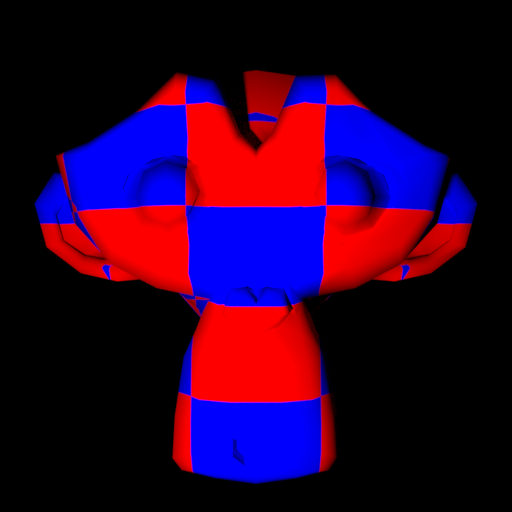
#> input picture lab1/photometric/photometrics_images/MonkeyColor/Monkey_-0.2_-0.2.png, 512 x 512 px, given as the content of the folder nment_repo/lab1/photometric/photometrics_images/SphereColor/, which was not available
$ python reconstructing_helper_file.py
#> lines starting #> are read from the running program, lines starting #| are printed output that depends on the picture; pictures that were not available may be replaced by others from this repository, and a replacement may not be noted
### lab1/photometric/utils.py
import os
import numpy as np
import glob
import cv2
import matplotlib.pyplot as plt
from mpl_toolkits.mplot3d import Axes3D

def load_syn_images(image_dir='./SphereGray5/', nfiles=None, channel=0):
#> called with channel = 0
    files = os.listdir(image_dir)
    #files = [os.path.join(image_dir, f) for f in files]
    if nfiles is None:
        nfiles = len(files)

    image_stack = None
    V = 0
    Z = 0.5

    for i in range(nfiles):
        # read input image
        im = cv2.imread(os.path.join(image_dir, files[i]))
#> im is the input picture: shape (512, 512, 3); mean B, G, R 44.4, 0, 43.1
        im = im[:,:,channel]
#> im: shape (512, 512)

        # stack at third dimension
        if image_stack is None:
            h, w = im.shape
#> h = 512; w = 512
            print('Image size (H*W): %d*%d' %(h,w) )
#| Image size (H*W): 512*512
            image_stack = np.zeros([h, w, nfiles], dtype=int)
            V = np.zeros([nfiles, 3], dtype=np.float64)

        image_stack[:,:,i] = im
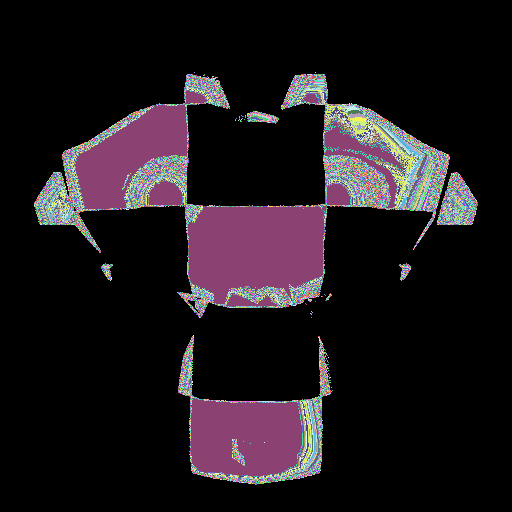
#> image_stack: shape (512, 512, 1) int64; 256 distinct labels, from 0 to 255; one colour per label, 0 black

        # read light direction from image name
        X = np.double(files[i][(files[i].find('_')+1):files[i].rfind('_')])
        Y = np.double(files[i][files[i].rfind('_')+1:files[i].rfind('.png')])
        V[i, :] = [-X, Y, Z]

    # normalization
    image_stack = np.double(image_stack)
    min_val = np.min(image_stack)
#> min_val = 0
    max_val = np.max(image_stack)
#> max_val = 255
    image_stack = (image_stack - min_val) / (max_val - min_val)
    normV = np.tile(np.sqrt(np.sum(V ** 2, axis=1, keepdims=True)), (1, V.shape[1]))
    scriptV = V / normV

    return image_stack, scriptV


# [84 lines left out: functions load_face_images, show_results, not called in this run]

### lab1/photometric/photometric_stereo.py
import numpy as np
import cv2
import os
from collections import * # for default dict
from utils import *
from estimate_alb_nrm import estimate_alb_nrm
from check_integrability import check_integrability
from construct_surface import construct_surface

print('Part 1: Photometric Stereo\n')

def photometric_stereo(image_dir='./SphereGray5/', nfiles=None, color=False, shadow_trick=True):

    if color:

        colors = ['R', 'G', 'B']
        height_maps = defaultdict(float)
        albedos = defaultdict(float)
        SEs = defaultdict(float)
        normals_dict = defaultdict(float)
        not_ignore = defaultdict(float)

        for i in range(3):
            print('Loading images for {} channel\n'.format(colors[i]))

            # Only for monkey, comment out otherwise
            # The green channel is completely empty which leads to errors
            # if we don't skip it
            # if i == 1:
            #     # just ignore this entire channel, set the height map to dummy values
            #     # and continue to the next channel
            #     not_ignore[colors[i]] = np.zeros((512, 512), dtype=bool)
            #     height_maps[colors[i]] = np.empty((512, 512))
            #     continue

            [image_stack, scriptV] = load_syn_images(image_dir, nfiles, channel=i)
#> scriptV = [[0.348, -0.348, 0.87]]
            [h, w, n] = image_stack.shape
#> h = 512; w = 512; n = 1
            print('Finish loading %d images.\n' % n)
#| Finish loading 1 images.

            if not shadow_trick:
                raise Warning('Shadow-trick disabled. This is recommended for RGB images!')

            # save pixel indices that are zero for all images in this channel. They will be ignored
            # when averaging the height map
            not_ignore[colors[i]] = np.sum(image_stack, axis=-1) != 0
            print(not_ignore[colors[i]].shape)
#| (512, 512)
            # compute the surface gradient from the stack of imgs and light source mat
            print('Computing surface albedo and normal map...\n')
            [albedo, normals] = estimate_alb_nrm(image_stack, scriptV, shadow_trick=shadow_trick)

            # integrability check: is (dp / dy  -  dq / dx) ^ 2 small everywhere?
            print('Integrability checking\n')
            [p, q, SE] = check_integrability(normals)

            threshold = 0.005;
            print('Number of outliers: %d\n' % np.sum(SE > threshold))
            SE[SE <= threshold] = float('nan') # for good visualization

            # compute the surface height
            print('Computing the height map...')
            height_map = construct_surface( p, q,'average')

            # add to the dicts
            height_maps[colors[i]] = height_map
            albedos[colors[i]] = albedo
            SEs[colors[i]] = SEs
            normals_dict[colors[i]] = normals

        # averaging the height maps. We do so incrementally to avoid having
        # to know in advance how many non-zero channels there were
        height_map = np.zeros_like(height_maps[colors[0]])
        inc_mean_ctr = np.ones_like(height_map)
        for i in range(3):
            height_map[not_ignore[colors[i]]] += 1/inc_mean_ctr[not_ignore[colors[i]]] \
                                                * (height_maps[colors[i]][not_ignore[colors[i]]] \
                                                  - height_map[not_ignore[colors[i]]])
            inc_mean_ctr[not_ignore[colors[i]]] += 1

        # plotting the height map
        stride = 1
        X, Y = np.meshgrid(np.arange(0,np.shape(normals_dict[colors[0]])[0], stride),
        np.arange(0,np.shape(normals_dict[colors[0]])[1], stride))


        H = height_map[::stride,::stride]
        fig = plt.figure()
        ax = fig.gca(projection='3d')
        ax.plot_surface(X, Y, H.T)
        ax.set_zlim(bottom=0,top=512)
        plt.savefig('./reconstruction_results/SphereColor_height.pdf')


    else:
        # obtain many images in a fixed view under different illumination
        print('Loading images...\n')
        [image_stack, scriptV] = load_syn_images(image_dir, nfiles)
        [h, w, n] = image_stack.shape
        print('Finish loading %d images.\n' % n)

        # compute the surface gradient from the stack of imgs and light source mat
        print('Computing surface albedo and normal map...\n')
        [albedo, normals] = estimate_alb_nrm(image_stack, scriptV, shadow_trick=shadow_trick)

        # integrability check: is (dp / dy  -  dq / dx) ^ 2 small everywhere?
        print('Integrability checking\n')
        [p, q, SE] = check_integrability(normals)

        threshold = 1e-3
        print('Number of outliers: %d\n' % np.sum(SE > threshold))
        SE[SE <= threshold] = float('nan') # for good visualization

        # compute the surface height
        print('Computing the height map...')
        height_map = construct_surface( p, q,'average' )

        # show results
        print('Showing results...')
        show_results(albedo, normals, height_map, SE)

## Face
# [20 lines left out: function photometric_stereo_face, not called in this run]

# [5 lines that do not run on import are left out]
    #photometric_stereo_face()

### lab1/photometric/estimate_alb_nrm.py
import itertools
import numpy as np

def estimate_alb_nrm( image_stack, scriptV, shadow_trick=True):

    # COMPUTE_SURFACE_GRADIENT compute the gradient of the surface
    # INPUT:
    # image_stack : the images of the desired surface stacked up on the 3rd dimension
    # scriptV : matrix V (in the algorithm) of source and camera information
    # shadow_trick: (true/false) whether or not to use shadow trick in solving linear equations
    # OUTPUT:
    # albedo : the surface albedo
    # normal : the surface normal

#> called with scriptV = array of shape (1, 3), shadow_trick = True
    h, w, _ = image_stack.shape
#> h = 512; w = 512

    # create arrays for
    # albedo (1 channel)
    # normal (3 channels)
    albedo = np.zeros([h, w])
    normal = np.zeros([h, w, 3])

    """
    ================
    Your code here
    ================
    for each point in the image array
        stack image values into a vector i
        construct the diagonal matrix scriptI
        solve scriptI * scriptV * g = scriptI * i to obtain g for this point
        albedo at this point is |g|
        normal at this point is g / |g|
    """
    for j, k in itertools.product(range(h), range(w)):
        i = image_stack[j, k]
        if shadow_trick:
            scriptI = np.diag(i)
        else:
            scriptI = np.eye(len(i))
        g, _, _, _ = np.linalg.lstsq(scriptI @ scriptV, scriptI @ i, rcond=None)
        albedo[j, k] = np.linalg.norm(g)
        normal[j, k] = g / albedo[j, k]
#> normal: shape (512, 512, 3) float64; 79.87% of the values are NaN or infinite; the others: min -0.348, max 0.87, mean 0.29

    return albedo, normal

# [5 lines that do not run on import are left out]

### lab1/photometric/check_integrability.py
import numpy as np

def check_integrability(normals):
    #  CHECK_INTEGRABILITY check the surface gradient is acceptable
    #   normals: normal image
    #   p : df / dx
    #   q : df / dy
    #   SE : Squared Errors of the 2 second derivatives

    # initalization
    p = np.zeros(normals.shape[:2])
    q = np.zeros(normals.shape[:2])
    SE = np.zeros(normals.shape[:2])

    """
    ================
    Your code here
    ================
    Compute p and q, where
    p measures value of df / dx
    q measures value of df / dy

    """
    p = normals[:, :, 0] / normals[:, :, 2]
    q = normals[:, :, 1] / normals[:, :, 2]

    # change nan to 0
    p[p!=p] = 0
    q[q!=q] = 0
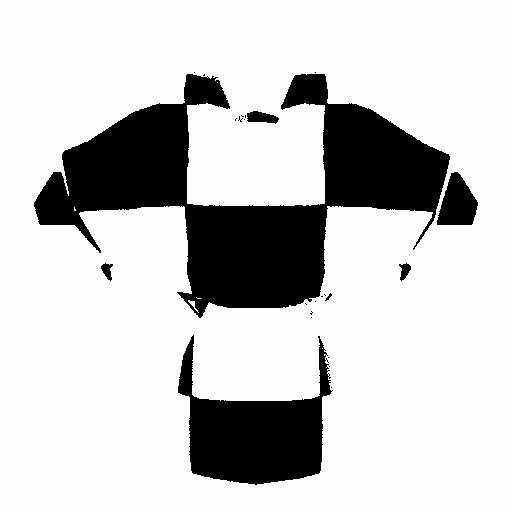
#> q: shape (512, 512) float64; min -0.4, max 0, mean -0.0805; drawn with min black and max white

    """
    ================
    Your code here
    ================
    approximate second derivate by neighbor difference
    and compute the Squared Errors SE of the 2 second derivatives SE

    """
    # calculate dp/dy and dq/dx
    # we pad with zeros because show_results expects SE to have the same shape as p and q
    delta_p = np.concatenate([
        np.diff(p, axis=1),
        np.zeros((p.shape[0], 1))
    ], axis=1)
    delta_q = np.concatenate([
        np.diff(q, axis=0),
        np.zeros((1, q.shape[1]))
    ], axis=0)
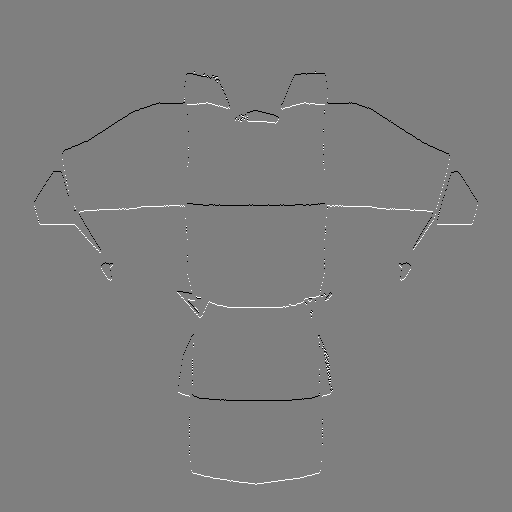
#> delta_q: shape (512, 512) float64; min -0.4, max 0.4, mean -2.71e-20; drawn with min black and max white

    SE = (delta_p - delta_q)**2
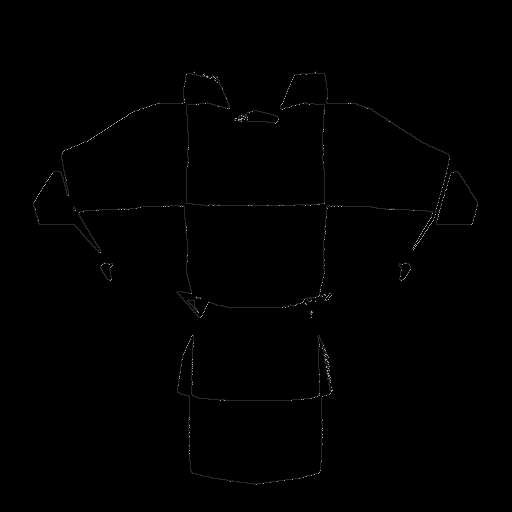
#> SE: shape (512, 512) float64; min 0, max 0.64, mean 0.00298
#| Number of outliers: 3422

    return p, q, SE


# [3 lines that do not run on import are left out]

### lab1/photometric/construct_surface.py
import numpy as np

def construct_surface(p, q, path_type='column'):

    '''
    CONSTRUCT_SURFACE construct the surface function represented as height_map
       p : measures value of df / dx
       q : measures value of df / dy
       path_type: type of path to construct height_map, either 'column',
       'row', or 'average'
       height_map: the reconstructed surface
    '''
#> called with path_type = 'average'

    h, w = p.shape
#> h = 512; w = 512
    height_map = np.zeros([h, w])

    if path_type=='column':
        """
        ================
        Your code here
        ================
        % top left corner of height_map is zero
        % for each pixel in the left column of height_map
        %   height_value = previous_height_value + corresponding_q_value

        % for each row
        %   for each element of the row except for leftmost
        %       height_value = previous_height_value + corresponding_p_value

        """

        ## this is the pythonic version
        # compute cumulative sum over first column
        q_cumsum = np.cumsum(q[:,0])

        # compute height map (checked against double-loop, produces same result)
        height_map = np.cumsum(np.concatenate((q_cumsum[:,None], p[:,1:]), axis=1), axis=1)

        ## this is the brute force variant (we checked that the results are the same)
        '''
        for i in range(h):
            height_map[i,0] = q[i,0]
            if i>0:
                height_map[i,0] += height_map[i-1,0]

        for i in range(h):
            for j in range(1,w):
                height_map[i,j] += p[i,j] + height_map[i,j-1]
        '''

    elif path_type=='row':
        """
        ================
        Your code here
        ================
        """
        # compute cumulative sum over first row
        p_cumsum = np.cumsum(p[0,:])

        # compute height map (checked against double-loop, produces same result)
        height_map = np.cumsum(np.concatenate((p_cumsum[None,:], q[1:,:]), axis=0), axis=0)

    elif path_type=='average':
        """
        ================
        Your code here
        ================
        """

        ## column path
        # compute cumulative sum over first column
        q_cumsum = np.cumsum(q[:,0])
#> q_cumsum = 512 values from 0 to 0

        # compute height map
        col_height_map = np.cumsum(np.concatenate((q_cumsum[:,None], p[:,1:]), axis=1), axis=1)
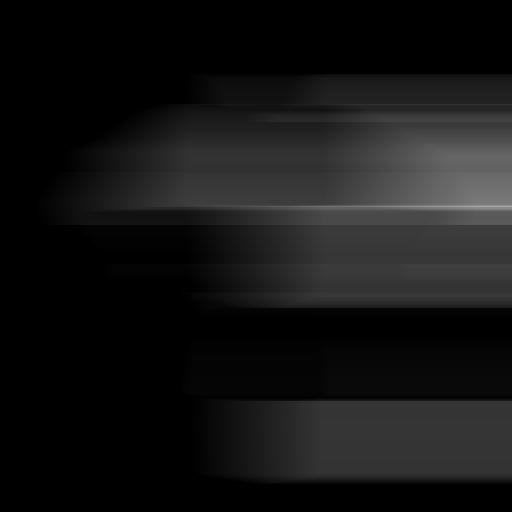
#> col_height_map: shape (512, 512) float64; min 0, max 164.8, mean 20.8

        ## row path
        # compute cumulative sum over first row
        p_cumsum = np.cumsum(p[0,:])
#> p_cumsum = 512 values from 0 to 0

        # compute height map (checked against double-loop, produces same result)
        row_height_map = np.cumsum(np.concatenate((p_cumsum[None,:], q[1:,:]), axis=0), axis=0)
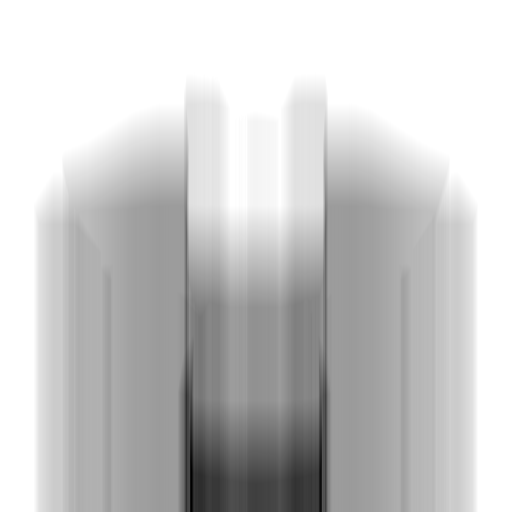
#> row_height_map: shape (512, 512) float64; min -105.2, max 0, mean -21.42; drawn with min black and max white

        ## average over both paths
        height_map = 0.5 * (col_height_map + row_height_map)
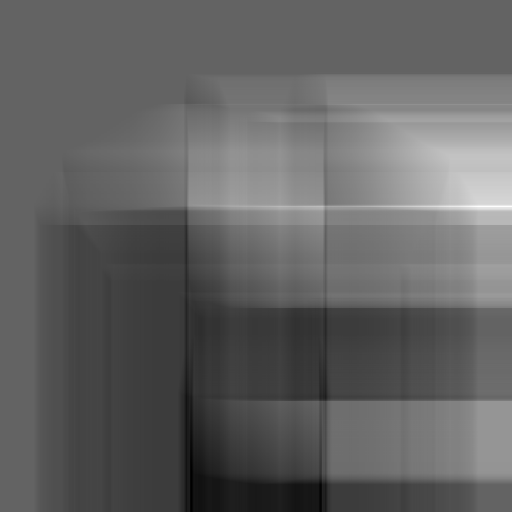
#> height_map: shape (512, 512) float64; min -52.6, max 82.4, mean -0.3; drawn with min black and max white

    return height_map


### lab1/photometric/reconstructing_helper_file.py
import photometric_stereo as ps


dir = '/home/tom/Desktop/Getting Things Done/Projects/UvA_Period_1_1/CV_1/cv1_assignment_repo/lab1/photometric'


# for 5 images
#ps.photometric_stereo(dir + '/photometrics_images/SphereGray5/')

# for 25 images
#ps.photometric_stereo(dir + '/photometrics_images/SphereGray25/')


# for color
#> (the run stopped early here; a loop or call above may not have finished)
